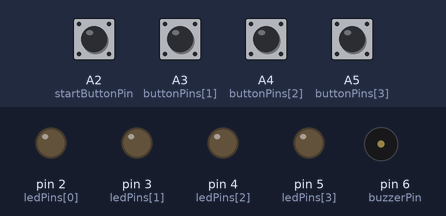
Bench run of a sketch on a simulated Arduino Uno, built with avr-gcc and run on an emulated ATmega328P. On the bench: output pins drawn as LEDs (lit = HIGH), buzzer (waves = sounding). Dashed ring = blinking. The inputs (shaded band) are chosen by the test bench; at power-on: A2 (startButtonPin), A3 (buttonPins[1]), A4 (buttonPins[2]), A5 (buttonPins[3]) HIGH. Random numbers use the default seed unless the sketch sets one; EEPROM starts erased.

Above: at 1.2 s.
1.3 s: A2 (startButtonPin) pulled LOW for 0.15 s
At 1.4 s:
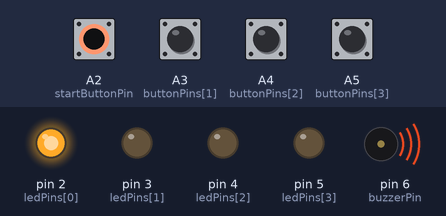
At 2.3 s:
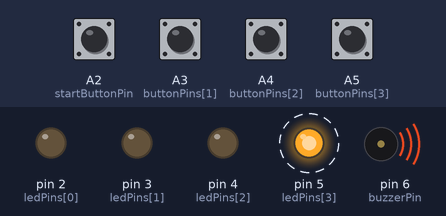
4.3 s: A3 (buttonPins[1]) pulled LOW for 0.15 s
At 4.45 s:
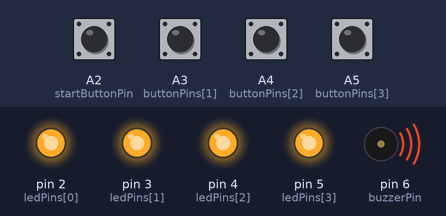
Timing chart, 0 to 9.8 s (numbered marks = the images above; inputs shaded):
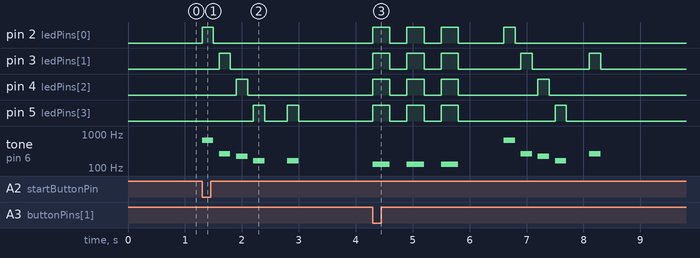

The sketch:

Anthonysimonsaycode.ino
```cpp
#include <EEPROM.h>

const int startButtonPin = A2, buzzerPin = 6, buttonPins[4] = {A2, A3, A4, A5}, ledPins[4] = {2, 3, 4, 5}; // 5=led green, 4=led red, 3=led yellow, 2=led blue
int sequence[31], currentStep = 0, playerStep = 0;
bool gameRunning = false;
const int tones[4] = {659, 261, 220, 165}; // Frequencies for each button: Mi3, Do3, La2, Mi2
const int errorTone = 130; // Frequency for error sound: Do1

//initialize the start button and pin
void setup() {
  pinMode(startButtonPin, INPUT_PULLUP);
  for (int i = 0; i < 4; i++) {
    pinMode(buttonPins[i], INPUT_PULLUP);
    pinMode(ledPins[i], OUTPUT);
  }
  pinMode(buzzerPin, OUTPUT);


  unsigned int seed = EEPROM.read(0) + 1;
  if (seed > 255) seed = 0;
  EEPROM.write(0, seed);


  randomSeed(seed);
}

void loop() {
  // Check if the start button is pressed
  if (digitalRead(startButtonPin) == LOW && !gameRunning) {
    gameRunning = true;
    startGame();
  }

  if (gameRunning) {
    checkPlayerInput();
  }
}
// startgame + jingle + sequence
void startGame() {
  // Play a jingle
  playJingle();
  delay(300); // Wait for 3 seconds after the jingle
  // Initialize the sequence with one random step
  sequence[0] = random(0, 4);
  currentStep = 0;
  playerStep = 0;

  // Play the first step of the sequence
  playSequence();
}

// play a jingle
void playJingle() {
  for (int i = 0; i < 4; i++) {
    digitalWrite(ledPins[i], HIGH);
    tone(buzzerPin, tones[i], 200); // Different tone for each LED
    delay(200);
    digitalWrite(ledPins[i], LOW);
    delay(100); // Short delay between steps
  }
}

void playErrorTone() {
  // Play song for error and leds blink 3 times
  for (int i = 0; i < 3; i++) {
    for (int j = 0; j < 4; j++) {
      digitalWrite(ledPins[j], HIGH);
    }
    tone(buzzerPin, errorTone, 300); // erreur musicale-note Do1
    delay(300);
    for (int j = 0; j < 4; j++) {
      digitalWrite(ledPins[j], LOW);
    }
    delay(300);
  }
}

void playVictoryJingle() {
  // Play a victory tone sequence with each LED lighting up one at a time
  for (int i = 0; i < 4; i++) {
    digitalWrite(ledPins[i], HIGH);
    tone(buzzerPin, tones[i], 300); // Different tone for each LED
    delay(300);
    digitalWrite(ledPins[i], LOW);
    delay(150); // Short delay between steps
  }
}
// function playsequence
void playSequence() {
  for (int i = 0; i <= currentStep; i++) {
    playStep(sequence[i]);
  }
}

void playStep(int step) {
  digitalWrite(ledPins[step], HIGH);
  tone(buzzerPin, tones[step], 200); // Play the tone for the step
  delay(200);
  digitalWrite(ledPins[step], LOW);
  delay(100); // Short delay after the step
}

// function check + sequence + conditions + win and loose
void checkPlayerInput() {
  for (int i = 0; i < 4; i++) {
    if (digitalRead(buttonPins[i]) == LOW) {
      if (i == sequence[playerStep]) {
        playStep(i);
        playerStep++;
        if (playerStep > currentStep) {
          if (currentStep == 31) { // Victory condition after 31 steps
            playVictoryJingle();
            gameRunning = false;
          } else {
            currentStep++;
            sequence[currentStep] = random(0, 4);
            playerStep = 0;
            delay(500); // Short delay before playing the next sequence
            playSequence();
          }
        }
      } else {
        playErrorTone(); // Play the error song
        delay(500); // short delay
        startGame(); // Rrestart the game + 1 sequence
      }
      delay(300); // Debounce delay
    }
  }
}
```

Measured:
- after the input at 1.3 s, pin 2 (ledPins[0]): LOW → HIGH at once, → LOW 0.20 s later; pin 3 (ledPins[1]): LOW → HIGH after 0.30 s, → LOW 0.20 s later
- after the input at 4.3 s, pin 2 (ledPins[0]): LOW → HIGH at once, → LOW 0.30 s later, → HIGH 0.30 s later, → LOW 0.30 s later, … (8 changes in this stretch); pin 3 (ledPins[1]): LOW → HIGH at once, → LOW 0.30 s later, → HIGH 0.30 s later, → LOW 0.30 s later, … (10 changes in this stretch)
